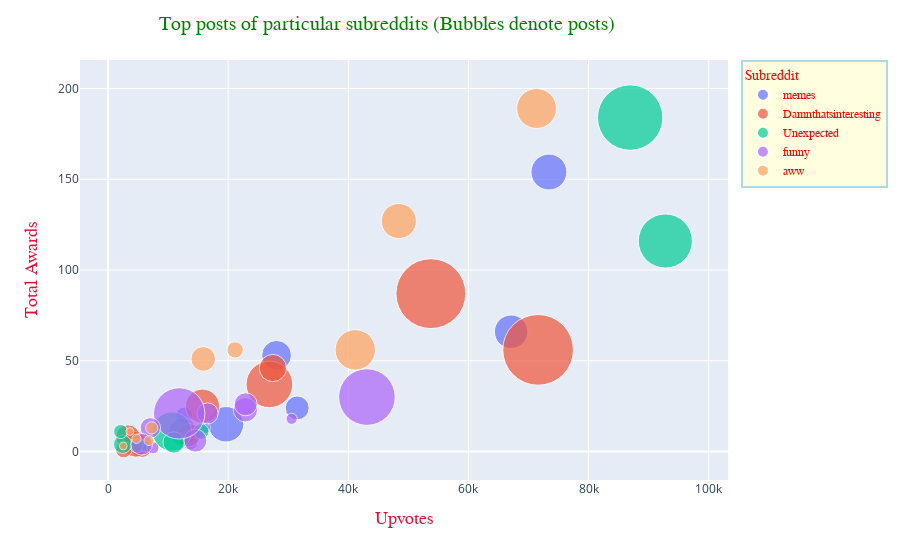

Notebook code for this chart:
### Code cell
df = scatter(10,'memes','damnthatsinteresting','unexpected','funny','aww')
fig = px.scatter(df, x="Upvotes", y="Total Awards", color="Subreddit",
                 size='Total Comments',hover_data=['Username'],size_max= 50)
fig.update_layout(title_text='Top posts of particular subreddits (Bubbles denote posts)', title_x=0.43,title=dict(
        font=dict(
            family="roborto",
            size=20,
            color="Green"
        )))
fig.update_layout(
    legend=dict(
        font=dict(
            family="Courier",
            size=12,
            color="Red"
        ),
        bgcolor="LightYellow",
        bordercolor="LightBlue",
        borderwidth=2
    )
)
fig.update_xaxes(title_font=dict(size=18, family='Courier', color='crimson'))
fig.update_yaxes(title_font=dict(size=18, family='Courier', color='crimson'))

### Figure 1 — Plotly figure (JSON) as saved in the notebook; plotly's stock layout.template omitted (floating-point values rounded to 4 significant figures)
{"data": [{"customdata": [["RegularNoodles"], ["Vesto241"], ["Appropriate_Check125"], ["88T3"], ["Crossbar-Hero"], ["Edward_Penishand"], ["Late-Swimmer-3194"], ["Vinsmoke_Yagami"], ["HundredPannyz"], ["PooPooDooDoo"]], "hovertemplate": "Subreddit=memes<br>Upvotes=%{x}<br>Total Awards=%{y}<br>Total Comments=%{marker.size}<br>Username=%{customdata[0]}<extra></extra>", "legendgroup": "memes", "marker": {"color": "#636efa", "size": [496, 433, 220, 340, 484, 49, 55, 87, 105, 302], "sizemode": "area", "sizeref": 0.768, "symbol": "circle"}, "mode": "markers", "name": "memes", "orientation": "v", "showlegend": true, "type": "scatter", "x": [73400, 67112, 31495, 28063, 19641, 16109, 14959, 13674, 12698, 12438], "xaxis": "x", "y": [154, 66, 24, 53, 15, 13, 10, 5, 20, 11], "yaxis": "y"}, {"customdata": [["wecookingitup"], ["clopz_"], ["SwollenLeftThumb"], ["KSH98"], ["kchoyin"], ["The_Love-Tap"], ["Killshot64"], ["shamansufi"], ["BusyBusyBizzy"], ["GroundbreakingSet187"]], "hovertemplate": "Subreddit=Damnthatsinteresting<br>Upvotes=%{x}<br>Total Awards=%{y}<br>Total Comments=%{marker.size}<br>Username=%{customdata[0]}<extra></extra>", "legendgroup": "Damnthatsinteresting", "marker": {"color": "#EF553B", "size": [1920, 1876, 837, 285, 449, 214, 206, 258, 227, 101], "sizemode": "area", "sizeref": 0.768, "symbol": "circle"}, "mode": "markers", "name": "Damnthatsinteresting", "orientation": "v", "showlegend": true, "type": "scatter", "x": [71603, 53746, 26864, 27449, 15724, 13394, 5500, 4608, 3320, 2614], "xaxis": "x", "y": [56, 87, 37, 46, 25, 9, 3, 4, 8, 1], "yaxis": "y"}, {"customdata": [["Sn-Quentin"], ["aaravaryaman"], ["Zer0theNumberr"], ["mavenmike"], ["passing-through-"], ["ZiraelN7"], ["ninety2two"], ["Treefiddy1984"], ["DaWeyHowBoutDah"], ["Leading_Technician"]], "hovertemplate": "Subreddit=Unexpected<br>Upvotes=%{x}<br>Total Awards=%{y}<br>Total Comments=%{marker.size}<br>Username=%{customdata[0]}<extra></extra>", "legendgroup": "Unexpected", "marker": {"color": "#00cc96", "size": [1126, 1645, 94, 594, 177, 46, 54, 69, 129, 76], "sizemode": "area", "sizeref": 0.768, "symbol": "circle"}, "mode": "markers", "name": "Unexpected", "orientation": "v", "showlegend": true, "type": "scatter", "x": [92779, 86924, 15509, 10644, 10933, 6056, 6139, 4732, 2437, 2099], "xaxis": "x", "y": [116, 184, 11, 11, 5, 4, 3, 3, 4, 11], "yaxis": "y"}, {"customdata": [["knivesxonly"], ["juicy_chase"], ["solidiquis1"], ["Handsome_Unit69"], ["theDeadizDead"], ["YarraYarra"], ["Ftlauddawg"], ["theycantalk"], ["MyDogGoldi"], ["Specter017"]], "hovertemplate": "Subreddit=funny<br>Upvotes=%{x}<br>Total Awards=%{y}<br>Total Comments=%{marker.size}<br>Username=%{customdata[0]}<extra></extra>", "legendgroup": "funny", "marker": {"color": "#ab63fa", "size": [1233, 48, 228, 203, 172, 203, 1013, 56, 160, 181], "sizemode": "area", "sizeref": 0.768, "symbol": "circle"}, "mode": "markers", "name": "funny", "orientation": "v", "showlegend": true, "type": "scatter", "x": [43103, 30572, 22873, 22916, 16582, 14542, 11852, 7485, 7046, 5594], "xaxis": "x", "y": [30, 18, 23, 26, 21, 6, 21, 2, 13, 4], "yaxis": "y"}, {"customdata": [["mmajamm"], ["vladgrinch"], ["boykob"], ["The_Love-Tap"], ["Kinofetish"], ["NickyboySP"], ["pigjingles"], ["OsamaCripWalkz"], ["lmaosmh"], ["AmVeryVery"]], "hovertemplate": "Subreddit=aww<br>Upvotes=%{x}<br>Total Awards=%{y}<br>Total Comments=%{marker.size}<br>Username=%{customdata[0]}<extra></extra>", "legendgroup": "aww", "marker": {"color": "#FFA15A", "size": [612, 474, 629, 103, 234, 58, 38, 33, 24, 23], "sizemode": "area", "sizeref": 0.768, "symbol": "circle"}, "mode": "markers", "name": "aww", "orientation": "v", "showlegend": true, "type": "scatter", "x": [71344, 48415, 41163, 21160, 15856, 7290, 6821, 4736, 3640, 2547], "xaxis": "x", "y": [189, 127, 56, 56, 51, 13, 6, 7, 11, 3], "yaxis": "y"}], "layout": {"legend": {"bgcolor": "LightYellow", "bordercolor": "LightBlue", "borderwidth": 2, "font": {"color": "Red", "family": "Courier", "size": 12}, "itemsizing": "constant", "title": {"text": "Subreddit"}, "tracegroupgap": 0}, "margin": {"t": 60}, "title": {"font": {"color": "Green", "family": "roborto", "size": 20}, "text": "Top posts of particular subreddits (Bubbles denote posts)", "x": 0.43}, "xaxis": {"anchor": "y", "domain": [0, 1], "title": {"font": {"color": "crimson", "family": "Courier", "size": 18}, "text": "Upvotes"}}, "yaxis": {"anchor": "x", "domain": [0, 1], "title": {"font": {"color": "crimson", "family": "Courier", "size": 18}, "text": "Total Awards"}}}}
